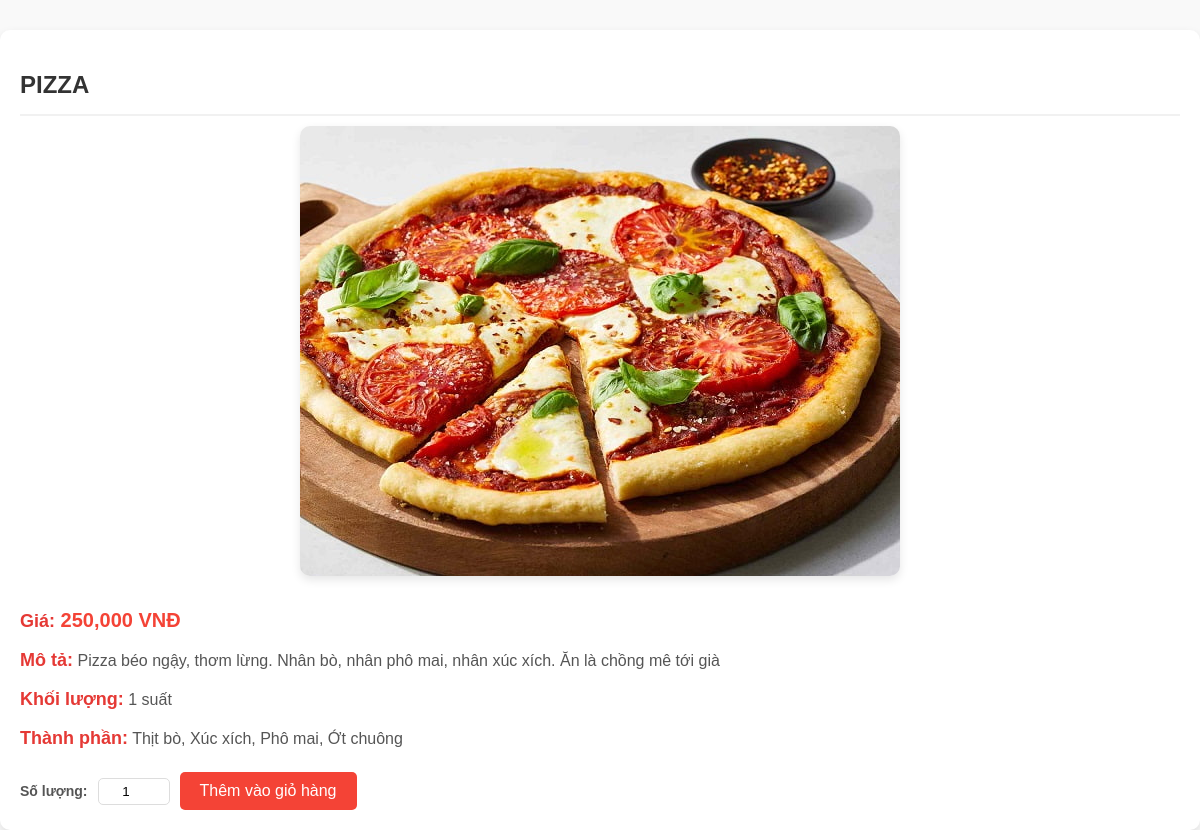
Page /product_detail.php?id=1 on the committed database.
### tables this page shows
CREATE TABLE `products_detail` (
  `id` int(11) NOT NULL,
  `name` varchar(255) NOT NULL,
  `price` decimal(10,2) NOT NULL,
  `image` varchar(255) NOT NULL,
  `description` text DEFAULT NULL,
  `weight` varchar(50) DEFAULT NULL,
  `ingredients` text DEFAULT NULL
);

### product_detail.php (the view, shortened to what this page needs)
<?php
$conn = new mysqli('localhost', 'root', '', 'food_db');
$id = isset($_GET['id']) ? (int)$_GET['id'] : 0;
$stmt = $conn->prepare("SELECT * FROM products_detail WHERE id = ?");
$stmt->bind_param("i", $id);
$stmt->execute();
$result = $stmt->get_result();
$product = $result->fetch_assoc();
?>
<!DOCTYPE html>
<html lang="vi">
<head>
    <link rel="stylesheet" href="css/product_detail.css">
</head>
<body>
    <div id="product-detail">
        <h1><?php echo htmlspecialchars($product['name']); ?></h1>
        <div class="image">
            <img src="<?php echo htmlspecialchars($product['image']); ?>" alt="<?php echo htmlspecialchars($product['name']); ?>">
        </div>
        <div class="details">
            <p><strong>Giá:</strong> <?php echo number_format($product['price']); ?> VNĐ</p>
            <p><strong>Mô tả:</strong> <?php echo htmlspecialchars($product['description']); ?></p>
            <p><strong>Khối lượng:</strong> <?php echo htmlspecialchars($product['weight']); ?></p>
            <p><strong>Thành phần:</strong> <?php echo htmlspecialchars($product['ingredients']); ?></p>
        </div>
        <form method="post" action="add_to_cart.php">
            <label for="quantity">Số lượng:</label>
            <input type="number" name="quantity" id="quantity" value="1" min="1" max="10">
            <button type="submit">Thêm vào giỏ hàng</button>
        </form>
    </div>
</body>
</html>

### css/product_detail.css (style rules this page uses)
body { font-family: Arial, sans-serif; line-height: 1.6; margin: 0; padding: 0; background-color: #f9f9f9; }
#product-detail { max-width: 1200px; margin: 0 auto; background: #fff; padding: 20px; border-radius: 10px; box-shadow: 0 4px 10px rgba(0, 0, 0, 0.1); margin-top: 30px; }
#product-detail h1 { font-size: 24px; color: #333; margin-bottom: 10px; text-transform: uppercase; font-weight: bold; text-align: left; border-bottom: 2px solid #f1f1f1; padding-bottom: 10px; }
#product-detail .image { text-align: center; margin-bottom: 20px; }
#product-detail .image img { max-width: 100%; border-radius: 10px; box-shadow: 0 4px 10px rgba(0, 0, 0, 0.1); }
#product-detail .details { margin-bottom: 20px; color: #555; }
#product-detail .details p { margin: 10px 0; }
#product-detail .details strong { font-weight: bold; color: #333; }
form { display: flex; flex-wrap: wrap; align-items: center; gap: 10px; }
form label { font-size: 14px; font-weight: bold; color: #555; }
form input[type="number"] { width: 60px; padding: 5px; border: 1px solid #ddd; border-radius: 5px; text-align: center; }
form button { background-color: #f44336; color: #fff; border: none; padding: 10px 20px; border-radius: 5px; cursor: pointer; font-size: 16px; transition: background 0.3s; }
#product-detail .details p strong { font-size: 18px; color: #e53935; }
#product-detail .details p:first-child { font-size: 20px; font-weight: bold; color: #f44336; }

### rows in the picture
products_detail: name "PIZZA", image (picture), price "250,000", description "Pizza béo ngậy, thơm lừng. Nhân bò, nhân phô mai, nhân xúc xích. Ăn là chồng mê tới già", weight "1 suất", ingredients "Thịt bò, Xúc xích, Phô mai, Ớt chuông"
